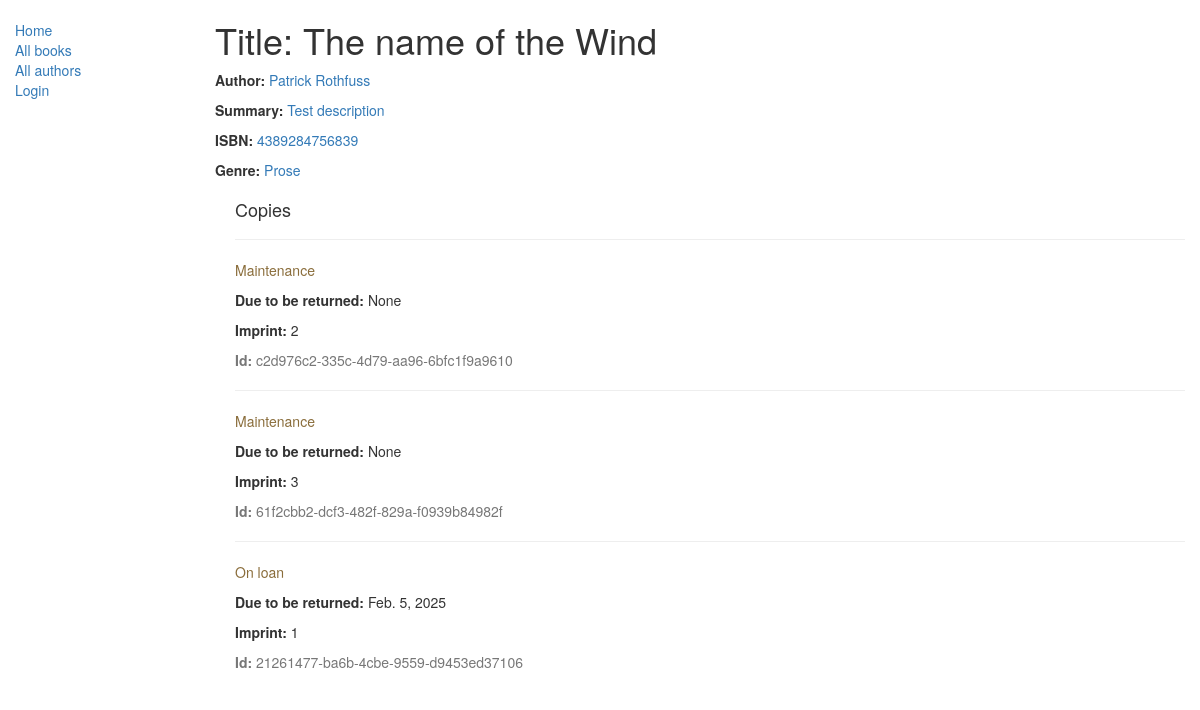
/catalog/book/1, run on the app's committed database.
### catalog/models.py (models this page shows, shortened)
class Book(models.Model):
    title = models.CharField(max_length=200)
    summary = models.TextField(max_length=1000,
                               help_text='Enter a short decription of the book')
    isbn = models.CharField(verbose_name='ISBN', max_length=13,
                            help_text='13 character: <a href=\
                                "https://www.isbn-international.org/content/what-isbn">\
                                    ISBN Number</a>')
    genre = models.ManyToManyField(to=Genre, help_text='Select a genre for this boook')
    author = models.ForeignKey('Author', on_delete=models.SET_NULL, null=True)

class Author(models.Model):
    first_name = models.CharField(max_length=100)
    second_name = models.CharField(max_length=100)
    date_of_birth = models.DateField(null=True, blank=True)
    date_of_death = models.DateField('died', null=True, blank=True)
    class Meta:
        ordering = ['second_name', 'first_name']
    def __str__(self):
        return '{} {}'.format(self.first_name, self.second_name)

class Genre(models.Model):
    name = models.CharField(max_length=200, help_text="Enter a book genre\
                            (e.g.: Scince Fiction, French Poetry, Novel etc.")
    def __str__(self):
        return self.name

class BookInstance(models.Model):
    id = models.UUIDField(primary_key=True, default=uuid.uuid4,
                          help_text='Generate unique ID for this partcular\
                            book across whole library')
    book = models.ForeignKey(Book, on_delete=models.SET_NULL, null=True)
    imprint = models.CharField(max_length=200, help_text="version info")
    due_back = models.DateField(null=True, blank=True)
    borrower = models.ForeignKey(User, on_delete=models.SET_NULL, null=True, blank=True)
    LOAN_STATUS = (
        ('m', 'Maintenance'),
        ('o', 'On loan'),
        ('a', 'Available'),
        ('r', 'Reserved'),
    )
    status = models.CharField(max_length=1, choices=LOAN_STATUS, blank=True,
                              default='m', help_text='Book availability')
    class Meta:
        ordering = ['due_back']
        permissions = (('can_view_all_book_instance_on_loan', 'view_all_borrowed_books'),)

### catalog/views.py (the view)
# urls.py: path('book/<int:pk>', view=views.BookDetailView.as_view(), name='book_detail'),
class BookDetailView(generic.DetailView):
    model = Book

### catalog/templates/catalog/book_detail.html (shortened to what this page needs)
{% extends "base_generic.html" %}
{% block content %}
  <h1>Title: {{ book.title }}</h1>
  <p><strong>Author:</strong> <a href="">{{ book.author }}</a></p>
  <p><strong>Summary:</strong> <a href="">{{ book.summary }}</a></p>
  <p><strong>ISBN:</strong> <a href="">{{ book.isbn }}</a></p>
  <p><strong>Genre:</strong>
    <a href="">
        {% for genre in book.genre.all %}
            {{genre}}
        {% endfor %}
    </a>
  </p>
  <div style="margin-left:20px;margin-top:20px">
    <h4>Copies</h4>
    {% for copy in book.bookinstance_set.all %}
      <hr>
      <p class="{% if copy.status == 'a' %}text-success{% elif copy.status == 'd' %}text-danger{% else %}text-warning{% endif %}">
        {{ copy.get_status_display }}
      </p>
      {% if copy.status != 'a' %}
        <p><strong>Due to be returned:</strong> {{copy.due_back}}</p>
      {% endif %}
      <p><strong>Imprint:</strong> {{copy.imprint}}</p>
      <p class="text-muted"><strong>Id:</strong> {{copy.id}}</p>
    {% endfor %}
  </div>
{% endblock %}

### data on the page
Book: title "The name of the Wind", author "Patrick Rothfuss", summary "Test description", isbn "4389284756839"
Genre: name "Prose"
BookInstance: status "Maintenance", due_back "None", imprint "2", id "c2d976c2-335c-4d79-aa96-6bfc1f9a9610"
BookInstance: status "Maintenance", due_back "None", imprint "3", id "61f2cbb2-dcf3-482f-829a-f0939b84982f"
BookInstance: status "On loan", due_back "Feb. 5, 2025", imprint "1", id "21261477-ba6b-4cbe-9559-d9453ed37106"
